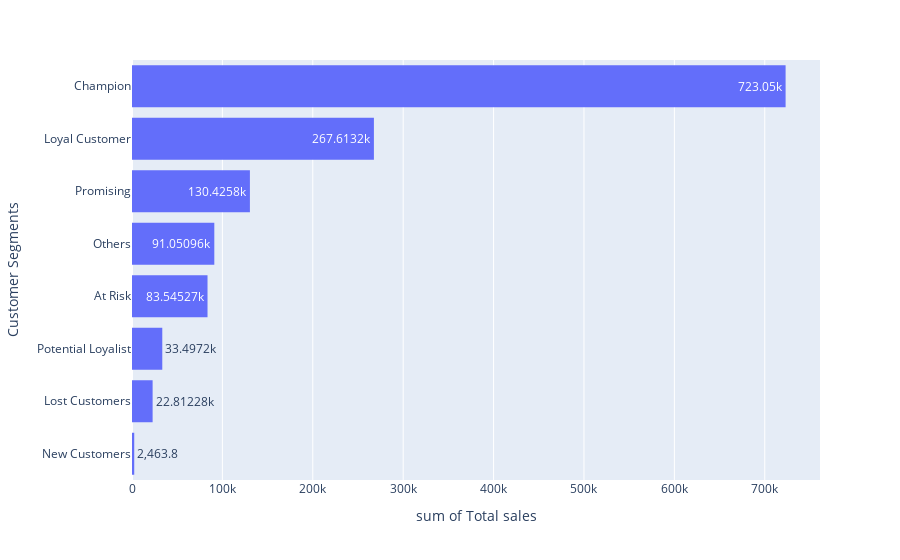

Notebook source saved alongside this figure:
### Code cell
#horizontal chart of the total salses by customer segments
fig = px.histogram(df_customer, 
                   x="monetary", 
                   y="segment",
                   orientation='h',
                   labels={'monetary':'Total sales','segment':'Customer Segments'},
                   text_auto=True
            )

fig.update_layout(yaxis={'categoryorder':'total ascending'})
fig.show()

### Figure 1 — Plotly figure (JSON) as saved in the notebook; plotly's stock layout.template omitted (floating-point values rounded to 4 significant figures)
{"data": [{"alignmentgroup": "True", "bingroup": "y", "histfunc": "sum", "hovertemplate": "sum of Total sales=%{x}<br>Customer Segments=%{y}<extra></extra>", "legendgroup": "", "marker": {"color": "#636efa", "pattern": {"shape": ""}}, "name": "", "offsetgroup": "", "orientation": "h", "showlegend": false, "texttemplate": "%{value}", "type": "histogram", "x": [100.8, 357, 522.5, 649, 836.7, 1403.0, 1467.0, 1480, 1489.0, 1546.0, 1571.0, 1616.0, 1719.0, 1815.0, 1947.0, 1992.0, 2423.0, 2844.0, 3063.0, 3161.0, 3172.0, 3240.0, 3361, 3460.0, 3490.0, 3532.0, 3763.0, 3811.0, 4242.0, 4259.0, 4439.0, 4596.0, 4954, 5042.0, 5298.0, 5317.0, 5735.0, 6090.0, 6146.0, 6481.0, 6974.0, 7152.0, 7311.0, 7515.0, 7556.0, 7604.0, 8702.0, 9937.0, 10270.0, 10430.0, 10650.0, 10810.0, 11670.0, 11830.0, 12490.0, 12890.0, 12920.0, 13160.0, 13810.0, 15030.0, 16330.0, 16620.0, 16640.0, 17170.0, 17830.0, 17890.0, 18140.0, 19088, 19710.0, 20030.0, 21280.0, 22610.0, 23610.0, 23850.0, 24700.0, 26260.0, 26970.0, 28720.0, 29070.0, 30230.0, 31750.0, 32200.0, 32560.0, 34100.0, 52250.0, 57320.0, 113200.0, 115700.0, 117500.0], "xaxis": "x", "y": ["Lost Customers", "Lost Customers", "Lost Customers", "New Customers", "Lost Customers", "Lost Customers", "Promising", "Lost Customers", "Lost Customers", "Others", "Lost Customers", "Lost Customers", "Lost Customers", "New Customers", "Promising", "Lost Customers", "Promising", "Promising", "Lost Customers", "Promising", "Lost Customers", "Others", "Promising", "Promising", "Lost Customers", "Promising", "Others", "Promising", "Others", "Promising", "At Risk", "Promising", "At Risk", "At Risk", "At Risk", "Promising", "Promising", "Promising", "At Risk", "At Risk", "Promising", "At Risk", "At Risk", "At Risk", "Champion", "At Risk", "Champion", "At Risk", "Champion", "Promising", "Promising", "Champion", "At Risk", "Promising", "Promising", "Promising", "Champion", "Promising", "Loyal Customer", "Champion", "Potential Loyalist", "Loyal Customer", "Loyal Customer", "Potential Loyalist", "Champion", "Loyal Customer", "Champion", "Others", "Champion", "Champion", "Champion", "Champion", "Champion", "Champion", "Loyal Customer", "Champion", "Others", "Loyal Customer", "Champion", "Champion", "Loyal Customer", "Others", "Champion", "Champion", "Champion", "Champion", "Champion", "Champion", "Loyal Customer"], "yaxis": "y"}], "layout": {"barmode": "relative", "legend": {"tracegroupgap": 0}, "margin": {"t": 60}, "xaxis": {"anchor": "y", "domain": [0, 1], "title": {"text": "sum of Total sales"}}, "yaxis": {"anchor": "x", "categoryorder": "total ascending", "domain": [0, 1], "title": {"text": "Customer Segments"}}}}
